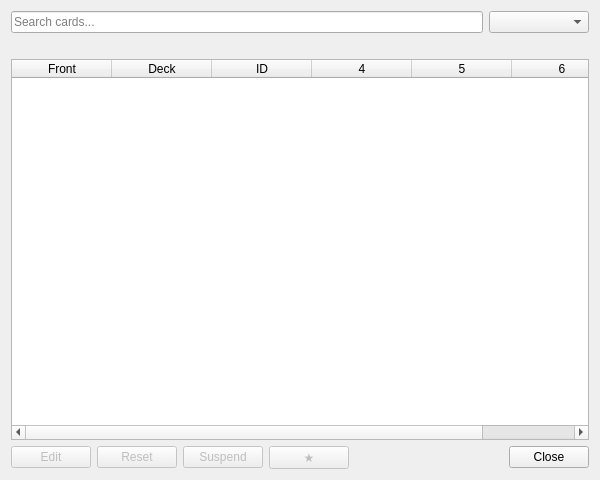
<?xml version="1.0" encoding="UTF-8"?>
<ui version="4.0">
 <class>cardBrowser</class>
 <widget class="QDialog" name="cardBrowser">
  <property name="geometry">
   <rect>
    <x>0</x>
    <y>0</y>
    <width>600</width>
    <height>480</height>
   </rect>
  </property>
  <property name="windowTitle">
   <string>Card Browser</string>
  </property>
  <layout class="QVBoxLayout" name="verticalLayout">
   <item>
    <layout class="QHBoxLayout" name="filterLayout">
     <item>
      <widget class="QLineEdit" name="searchEdit">
       <property name="placeholderText">
        <string>Search cards...</string>
       </property>
      </widget>
     </item>
     <item>
      <widget class="QComboBox" name="tagCombo">
       <property name="minimumSize">
        <size><width>100</width><height>0</height></size>
       </property>
      </widget>
     </item>
    </layout>
   </item>
   <item>
    <widget class="QLabel" name="statsLabel">
     <property name="text">
      <string/>
     </property>
    </widget>
   </item>
   <item>
    <widget class="QTableWidget" name="tableWidget">
     <property name="alternatingRowColors">
      <bool>true</bool>
     </property>
     <property name="selectionMode">
      <enum>QAbstractItemView::SingleSelection</enum>
     </property>
     <property name="selectionBehavior">
      <enum>QAbstractItemView::SelectRows</enum>
     </property>
     <property name="editTriggers">
      <set>QAbstractItemView::NoEditTriggers</set>
     </property>
      <property name="columnCount">
       <number>6</number>
      </property>
     <attribute name="horizontalHeaderVisible">
      <bool>true</bool>
     </attribute>
     <column>
      <property name="text">
       <string>Front</string>
      </property>
      <property name="width">
       <number>300</number>
      </property>
     </column>
     <column>
      <property name="text">
       <string>Deck</string>
      </property>
      <property name="width">
       <number>80</number>
      </property>
     </column>
     <column>
      <property name="text">
       <string>ID</string>
      </property>
      <property name="width">
       <number>60</number>
      </property>
     </column>
    </widget>
   </item>
   <item>
    <layout class="QHBoxLayout" name="bottomButtons">
     <item>
      <widget class="QPushButton" name="editButton">
       <property name="text">
        <string>Edit</string>
       </property>
       <property name="enabled">
        <bool>false</bool>
       </property>
      </widget>
     </item>
     <item>
      <widget class="QPushButton" name="resetButton">
       <property name="text">
        <string>Reset</string>
       </property>
       <property name="enabled">
        <bool>false</bool>
       </property>
      </widget>
     </item>
     <item>
      <widget class="QPushButton" name="suspendButton">
       <property name="text">
        <string>Suspend</string>
       </property>
       <property name="enabled">
        <bool>false</bool>
       </property>
      </widget>
     </item>
     <item>
      <widget class="QPushButton" name="flagButton">
       <property name="text">
        <string>★</string>
       </property>
       <property name="enabled">
        <bool>false</bool>
       </property>
      </widget>
     </item>
     <item>
      <spacer name="horizontalSpacer_2">
       <property name="orientation"><enum>Qt::Horizontal</enum></property>
       <property name="sizeHint"><size><width>40</width><height>20</height></size></property>
      </spacer>
     </item>
     <item>
      <widget class="QPushButton" name="closeButton">
       <property name="text">
        <string>Close</string>
       </property>
      </widget>
     </item>
    </layout>
   </item>
  </layout>
 </widget>
 <resources/>
 <connections/>
</ui>
